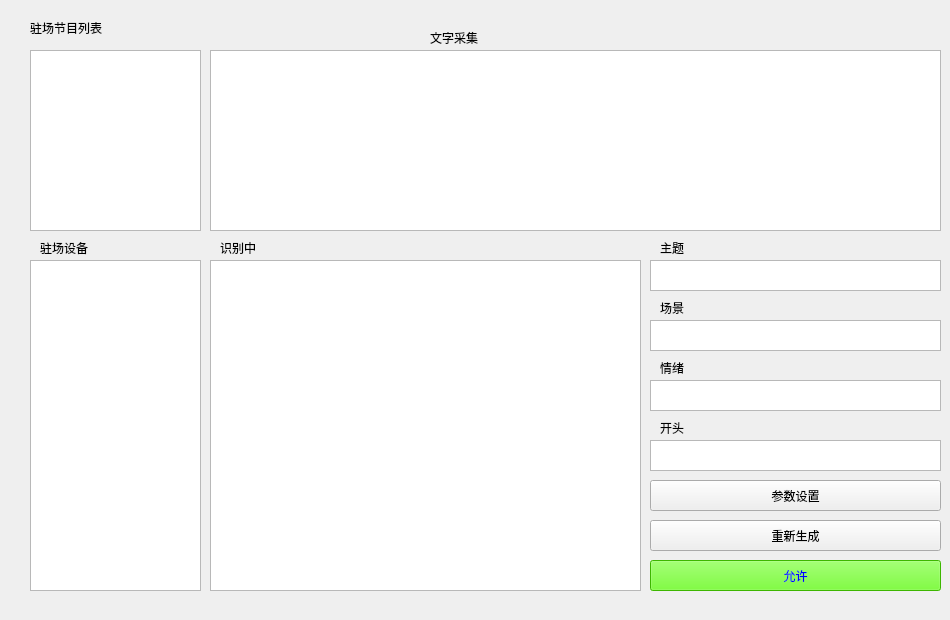
<?xml version="1.0" encoding="UTF-8"?>
<ui version="4.0">
 <class>livingcontrol</class>
 <widget class="QWidget" name="livingcontrol">
  <property name="geometry">
   <rect>
    <x>0</x>
    <y>0</y>
    <width>950</width>
    <height>620</height>
   </rect>
  </property>
  <property name="windowTitle">
   <string>Dialog</string>
  </property>
  <widget class="QListView" name="listView_program">
   <property name="geometry">
    <rect>
     <x>30</x>
     <y>50</y>
     <width>171</width>
     <height>181</height>
    </rect>
   </property>
  </widget>
  <widget class="QLabel" name="label">
   <property name="geometry">
    <rect>
     <x>30</x>
     <y>20</y>
     <width>141</width>
     <height>16</height>
    </rect>
   </property>
   <property name="text">
    <string>驻场节目列表</string>
   </property>
  </widget>
  <widget class="QListView" name="listView_device">
   <property name="geometry">
    <rect>
     <x>30</x>
     <y>260</y>
     <width>171</width>
     <height>331</height>
    </rect>
   </property>
  </widget>
  <widget class="QLabel" name="label_2">
   <property name="geometry">
    <rect>
     <x>40</x>
     <y>240</y>
     <width>141</width>
     <height>16</height>
    </rect>
   </property>
   <property name="text">
    <string>驻场设备</string>
   </property>
  </widget>
  <widget class="QLabel" name="label_3">
   <property name="geometry">
    <rect>
     <x>430</x>
     <y>30</y>
     <width>141</width>
     <height>16</height>
    </rect>
   </property>
   <property name="text">
    <string>文字采集</string>
   </property>
  </widget>
  <widget class="QTextEdit" name="textEdit_up">
   <property name="geometry">
    <rect>
     <x>210</x>
     <y>50</y>
     <width>731</width>
     <height>181</height>
    </rect>
   </property>
  </widget>
  <widget class="QPushButton" name="pushButton_allow">
   <property name="geometry">
    <rect>
     <x>650</x>
     <y>560</y>
     <width>291</width>
     <height>31</height>
    </rect>
   </property>
   <property name="styleSheet">
    <string notr="true">background-color: rgb(85, 255, 0);
color: rgb(0, 0, 255);</string>
   </property>
   <property name="text">
    <string>允许</string>
   </property>
  </widget>
  <widget class="QPushButton" name="pushButton_general">
   <property name="geometry">
    <rect>
     <x>650</x>
     <y>520</y>
     <width>291</width>
     <height>31</height>
    </rect>
   </property>
   <property name="text">
    <string>重新生成</string>
   </property>
  </widget>
  <widget class="QTextEdit" name="textEdit_content">
   <property name="geometry">
    <rect>
     <x>210</x>
     <y>260</y>
     <width>431</width>
     <height>331</height>
    </rect>
   </property>
  </widget>
  <widget class="QTextEdit" name="textEdit_theme">
   <property name="geometry">
    <rect>
     <x>650</x>
     <y>260</y>
     <width>291</width>
     <height>31</height>
    </rect>
   </property>
  </widget>
  <widget class="QLabel" name="label_4">
   <property name="geometry">
    <rect>
     <x>660</x>
     <y>240</y>
     <width>141</width>
     <height>16</height>
    </rect>
   </property>
   <property name="text">
    <string>主题</string>
   </property>
  </widget>
  <widget class="QTextEdit" name="textEdit_scene">
   <property name="geometry">
    <rect>
     <x>650</x>
     <y>320</y>
     <width>291</width>
     <height>31</height>
    </rect>
   </property>
  </widget>
  <widget class="QLabel" name="label_5">
   <property name="geometry">
    <rect>
     <x>660</x>
     <y>300</y>
     <width>141</width>
     <height>16</height>
    </rect>
   </property>
   <property name="text">
    <string>场景</string>
   </property>
  </widget>
  <widget class="QTextEdit" name="textEdit_motion">
   <property name="geometry">
    <rect>
     <x>650</x>
     <y>380</y>
     <width>291</width>
     <height>31</height>
    </rect>
   </property>
  </widget>
  <widget class="QLabel" name="label_6">
   <property name="geometry">
    <rect>
     <x>660</x>
     <y>360</y>
     <width>141</width>
     <height>16</height>
    </rect>
   </property>
   <property name="text">
    <string>情绪</string>
   </property>
  </widget>
  <widget class="QPushButton" name="pushButton_para">
   <property name="geometry">
    <rect>
     <x>650</x>
     <y>480</y>
     <width>291</width>
     <height>31</height>
    </rect>
   </property>
   <property name="text">
    <string>参数设置</string>
   </property>
  </widget>
  <widget class="QLabel" name="label_status">
   <property name="geometry">
    <rect>
     <x>220</x>
     <y>240</y>
     <width>361</width>
     <height>16</height>
    </rect>
   </property>
   <property name="text">
    <string>识别中</string>
   </property>
  </widget>
  <widget class="QLabel" name="label_7">
   <property name="geometry">
    <rect>
     <x>660</x>
     <y>420</y>
     <width>141</width>
     <height>16</height>
    </rect>
   </property>
   <property name="text">
    <string>开头</string>
   </property>
  </widget>
  <widget class="QTextEdit" name="textEdit_head">
   <property name="geometry">
    <rect>
     <x>650</x>
     <y>440</y>
     <width>291</width>
     <height>31</height>
    </rect>
   </property>
  </widget>
 </widget>
 <resources/>
 <connections/>
</ui>
